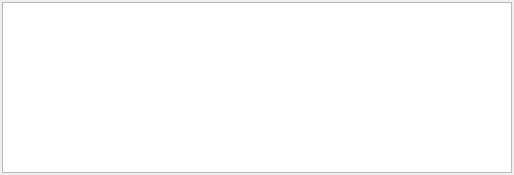
<?xml version="1.0" encoding="UTF-8"?>
<ui version="4.0">
 <class>ClientList_Widget</class>
 <widget class="QWidget" name="ClientList_Widget">
  <property name="geometry">
   <rect>
    <x>0</x>
    <y>0</y>
    <width>514</width>
    <height>175</height>
   </rect>
  </property>
  <property name="windowTitle">
   <string/>
  </property>
  <layout class="QHBoxLayout" name="horizontalLayout">
   <property name="spacing">
    <number>3</number>
   </property>
   <property name="leftMargin">
    <number>2</number>
   </property>
   <property name="topMargin">
    <number>2</number>
   </property>
   <property name="rightMargin">
    <number>2</number>
   </property>
   <property name="bottomMargin">
    <number>2</number>
   </property>
   <item>
    <widget class="QTableView" name="tvClientList">
     <property name="styleSheet">
      <string notr="true">QTableView::item:focus { border : 2px solid blue; }</string>
     </property>
     <property name="selectionBehavior">
      <enum>QAbstractItemView::SelectRows</enum>
     </property>
     <attribute name="horizontalHeaderDefaultSectionSize">
      <number>180</number>
     </attribute>
     <attribute name="horizontalHeaderMinimumSectionSize">
      <number>180</number>
     </attribute>
     <attribute name="horizontalHeaderStretchLastSection">
      <bool>true</bool>
     </attribute>
    </widget>
   </item>
  </layout>
 </widget>
 <resources/>
 <connections/>
</ui>
